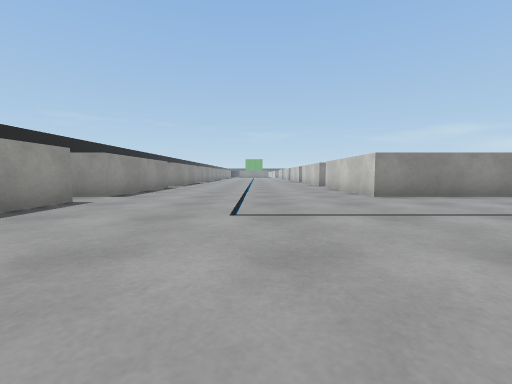
[1] (above)

24 first-person views from a walk through a 3-D level made in the Unity game engine. The camera is 0.51 m above the floor, tilts 4° down and sees 90° across. The floor is counted in squares, 1 m on a side. Each view is taken from the middle of a square. On the plan, view 1 faces up. The plan holds only what a view shows up to about 9 squares ahead; the rest is blank. The place goes on beyond the plan. Surface patterns are stand-ins for the level's own textures.

[2]
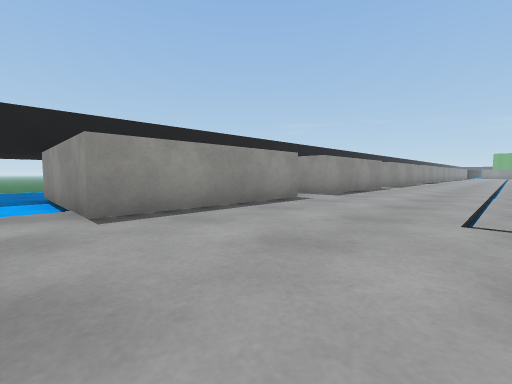

[3]
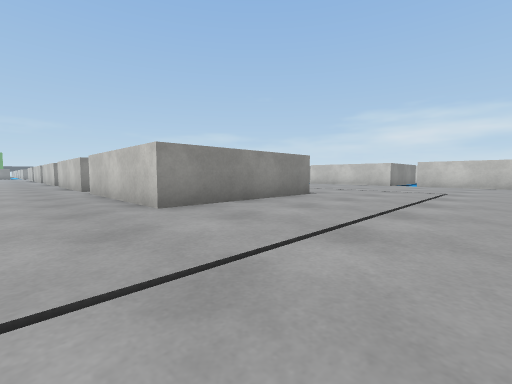

[4]
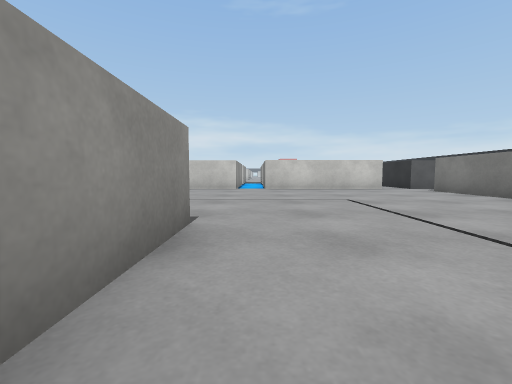

[5]
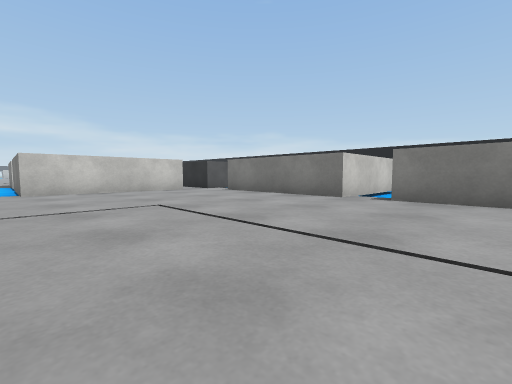

[6]
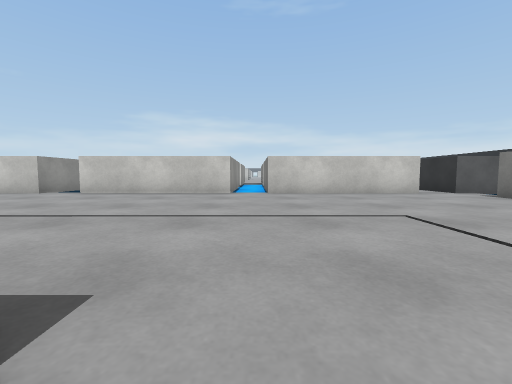

[7]
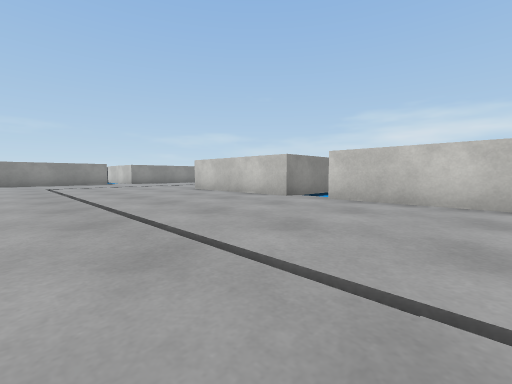

[8]
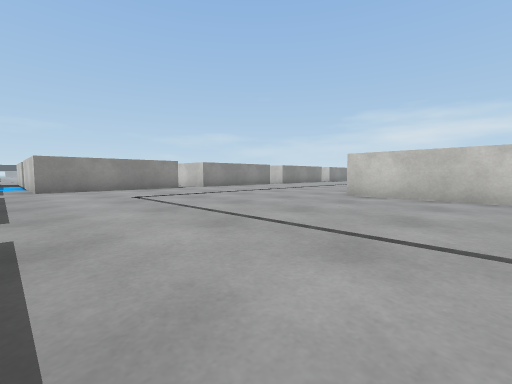

[9]
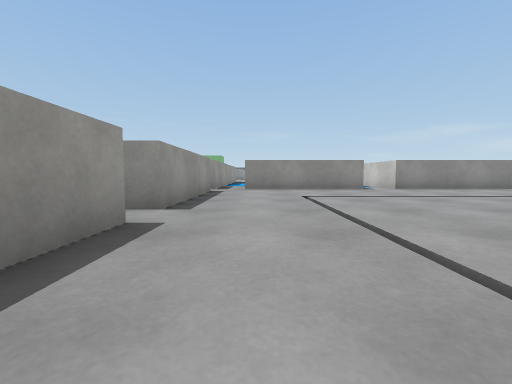

[10]
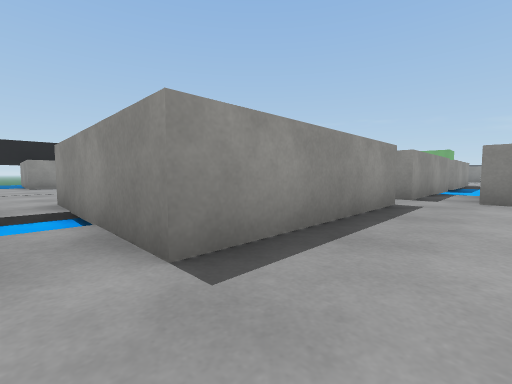

[11]
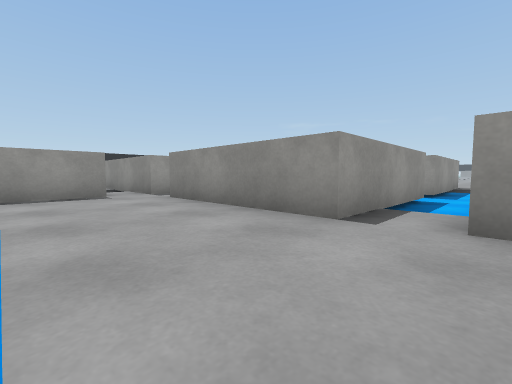

[12]
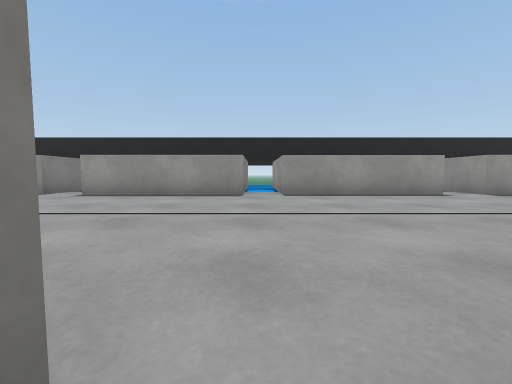

[13]
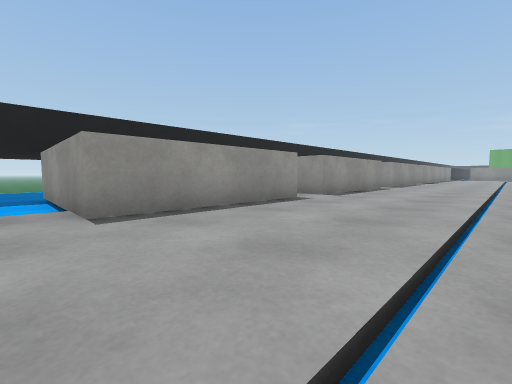

[14]
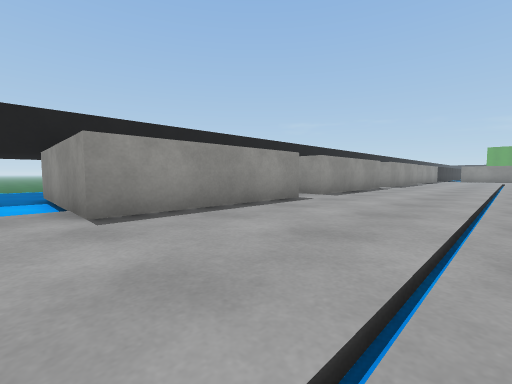

[15]
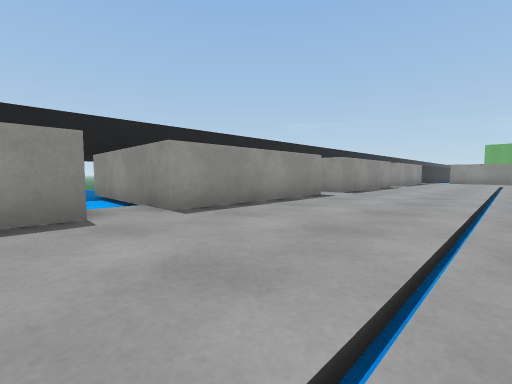

[16]
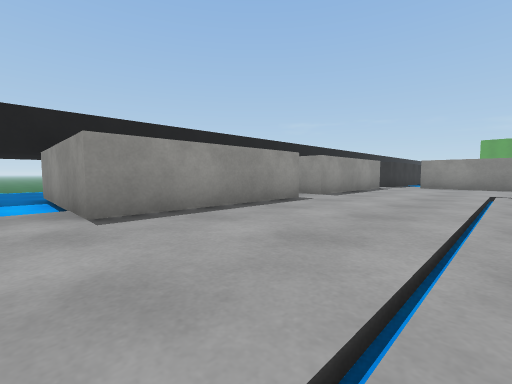

[17]
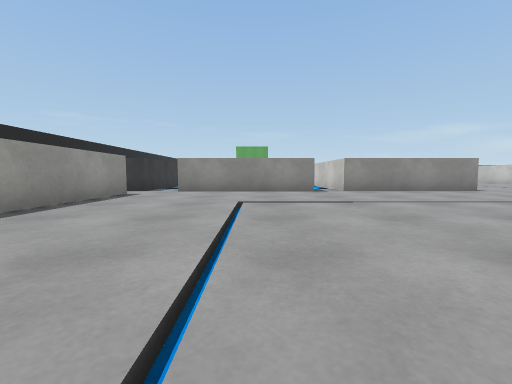

[18]
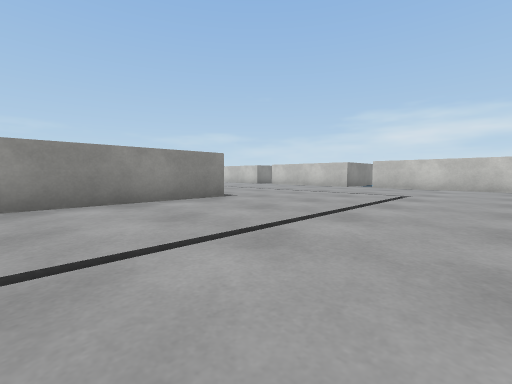

[19]
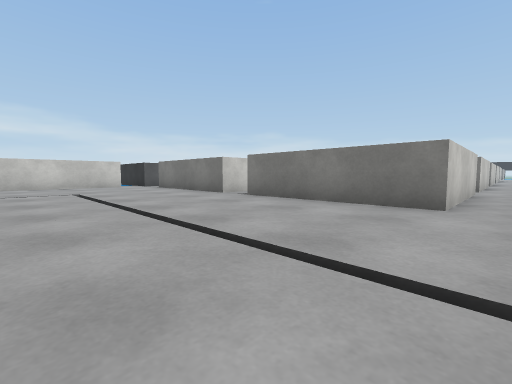

[20]
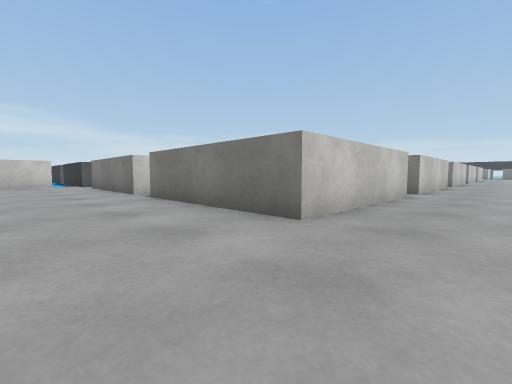

[21]
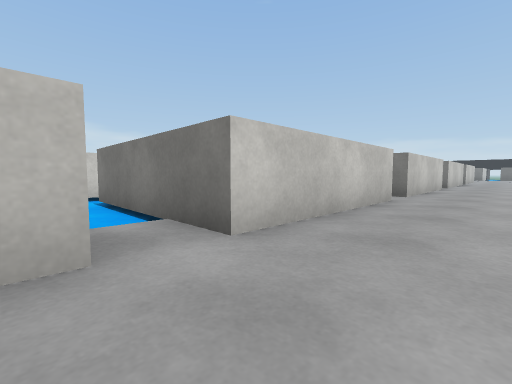

[22]
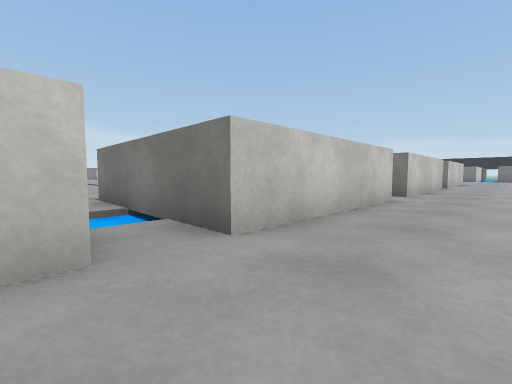

[23]
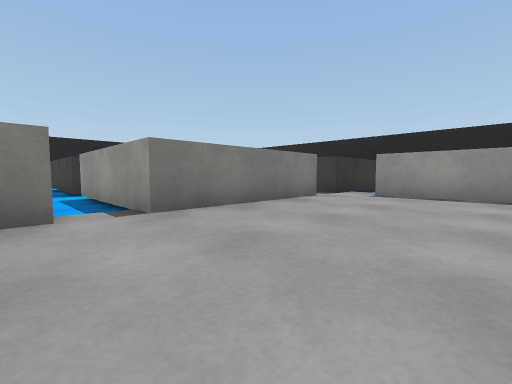

[24]
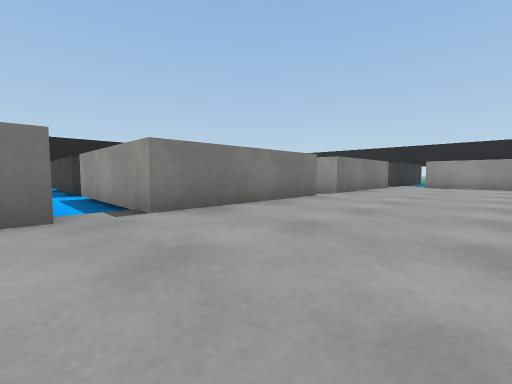

### Floor plan
Key: @ floor where view 1 was taken; # wall or solid block; . main floor; - floor 0.1 m lower than the main floor; / step, stairs or slope.
Columns run from 11 left of view 1 to 13 right of it. Each row starts with its distance up from view 1.
 37        #-    -#    ..
 36        #.####.####....
 35         ...............
 34        #................#
 33        #................#
 32        #................#
 31        #................#
 30        ................
 29        #......####.####.
 28        #......#       #-
 27        #......#       #-
 26 ----####......#  #-   #-
 25 -------........----    -
 24        #......####-#  #-
 23        #......#  #/#  #-
 22        #......#  #.#  #/
 21     ####......####.####.#
 20     ---........-/........
 19        #......####.......
 18        #......#  #../////
 17        #......#  #../....
 16 ----####......####../....
 15 -------........-/.../....
 14        #......#  #../...#
 13        #......#  #../...#
 12        #......#   ../...#
 11 ----####......#    ./...#
 10 -------........    ./....
  9       ##......#    ./...#
  8        #......#    ./...#
  7        #......#    ./...#
  6        #......####../...#
  5        ............./....
  4       ##............/...#
  3        #...//////////...#
  2        #................#
  1 ----####................#
  0 -------....@.............
 -1      ###/####/####/####/#
 -2             #-   #-#    #
 -3             #-   #-#
 -4             #-   #-#
 -5              -    -
 -6             #-   #-
 -7             #-   #-
 -8             #    #

Positions as (right, up) in squares from view 1, and headings:
1: (0, 0), facing up
2: (0, 0), facing up-left
3: (1, 2), facing up-right
4: (4, 5), facing right
5: (5, 5), facing down-right
6: (6, 5), facing right
7: (8, 7), facing up-right
8: (7, 12), facing up-right
9: (8, 12), facing up
10: (8, 15), facing up-left
11: (13, 18), facing up-left
12: (3, 10), facing left
13: (0, 10), facing up-left
14: (0, 15), facing up-left
15: (0, 19), facing up-left
16: (0, 25), facing up-left
17: (0, 28), facing up
18: (3, 31), facing up-right
19: (2, 34), facing down-right
20: (1, 32), facing down-right
21: (1, 26), facing down-right
22: (1, 21), facing down-right
23: (3, 3), facing down-left
24: (8, 3), facing down-left
